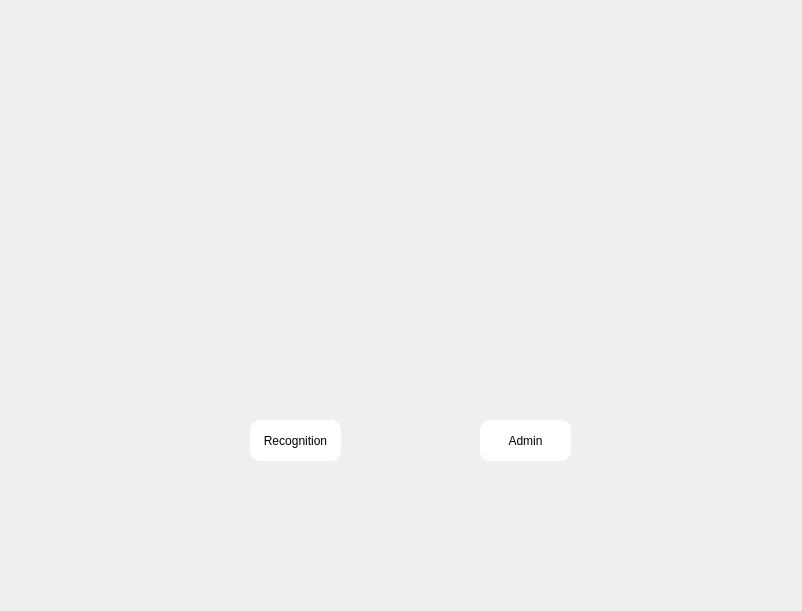
<?xml version="1.0" encoding="UTF-8"?>
<ui version="4.0">
 <class>MainWindow</class>
 <widget class="QMainWindow" name="MainWindow">
  <property name="enabled">
   <bool>true</bool>
  </property>
  <property name="geometry">
   <rect>
    <x>0</x>
    <y>0</y>
    <width>802</width>
    <height>611</height>
   </rect>
  </property>
  <property name="maximumSize">
   <size>
    <width>802</width>
    <height>611</height>
   </size>
  </property>
  <property name="font">
   <font>
    <kerning>true</kerning>
   </font>
  </property>
  <property name="windowTitle">
   <string>MainWindow</string>
  </property>
  <property name="styleSheet">
   <string notr="true"/>
  </property>
  <property name="animated">
   <bool>true</bool>
  </property>
  <widget class="QWidget" name="centralwidget">
   <property name="enabled">
    <bool>true</bool>
   </property>
   <property name="maximumSize">
    <size>
     <width>802</width>
     <height>611</height>
    </size>
   </property>
   <widget class="QPushButton" name="recog">
    <property name="geometry">
     <rect>
      <x>250</x>
      <y>420</y>
      <width>91</width>
      <height>41</height>
     </rect>
    </property>
    <property name="cursor">
     <cursorShape>PointingHandCursor</cursorShape>
    </property>
    <property name="styleSheet">
     <string notr="true">font: 12pt &quot;Sitka&quot;;
border-radius: 10px;
background-color: rgb(255, 255, 255);</string>
    </property>
    <property name="text">
     <string>Recognition</string>
    </property>
    <property name="checkable">
     <bool>false</bool>
    </property>
   </widget>
   <widget class="QPushButton" name="admin">
    <property name="geometry">
     <rect>
      <x>480</x>
      <y>420</y>
      <width>91</width>
      <height>41</height>
     </rect>
    </property>
    <property name="cursor">
     <cursorShape>PointingHandCursor</cursorShape>
    </property>
    <property name="mouseTracking">
     <bool>false</bool>
    </property>
    <property name="tabletTracking">
     <bool>false</bool>
    </property>
    <property name="styleSheet">
     <string notr="true">font: 12pt &quot;Sitka&quot;;
border-radius: 10px;
background-color: rgb(255, 255, 255);</string>
    </property>
    <property name="text">
     <string>Admin</string>
    </property>
   </widget>
   <widget class="QLabel" name="logo">
    <property name="geometry">
     <rect>
      <x>300</x>
      <y>130</y>
      <width>221</width>
      <height>201</height>
     </rect>
    </property>
    <property name="text">
     <string/>
    </property>
    <property name="pixmap">
     <pixmap>background/nemco_logo.png</pixmap>
    </property>
    <property name="scaledContents">
     <bool>true</bool>
    </property>
    <property name="wordWrap">
     <bool>false</bool>
    </property>
   </widget>
   <widget class="QLabel" name="background">
    <property name="geometry">
     <rect>
      <x>0</x>
      <y>0</y>
      <width>802</width>
      <height>611</height>
     </rect>
    </property>
    <property name="styleSheet">
     <string notr="true">background-image: url(:/newPrefix/background.jpg);</string>
    </property>
    <property name="text">
     <string/>
    </property>
    <property name="pixmap">
     <pixmap>background/minimalist-4k-wallpaper-hd-15-920x518.jpg</pixmap>
    </property>
    <property name="scaledContents">
     <bool>true</bool>
    </property>
   </widget>
   <zorder>background</zorder>
   <zorder>recog</zorder>
   <zorder>admin</zorder>
   <zorder>logo</zorder>
  </widget>
 </widget>
 <resources>
  <include location="logo.qrc"/>
 </resources>
 <connections/>
</ui>
